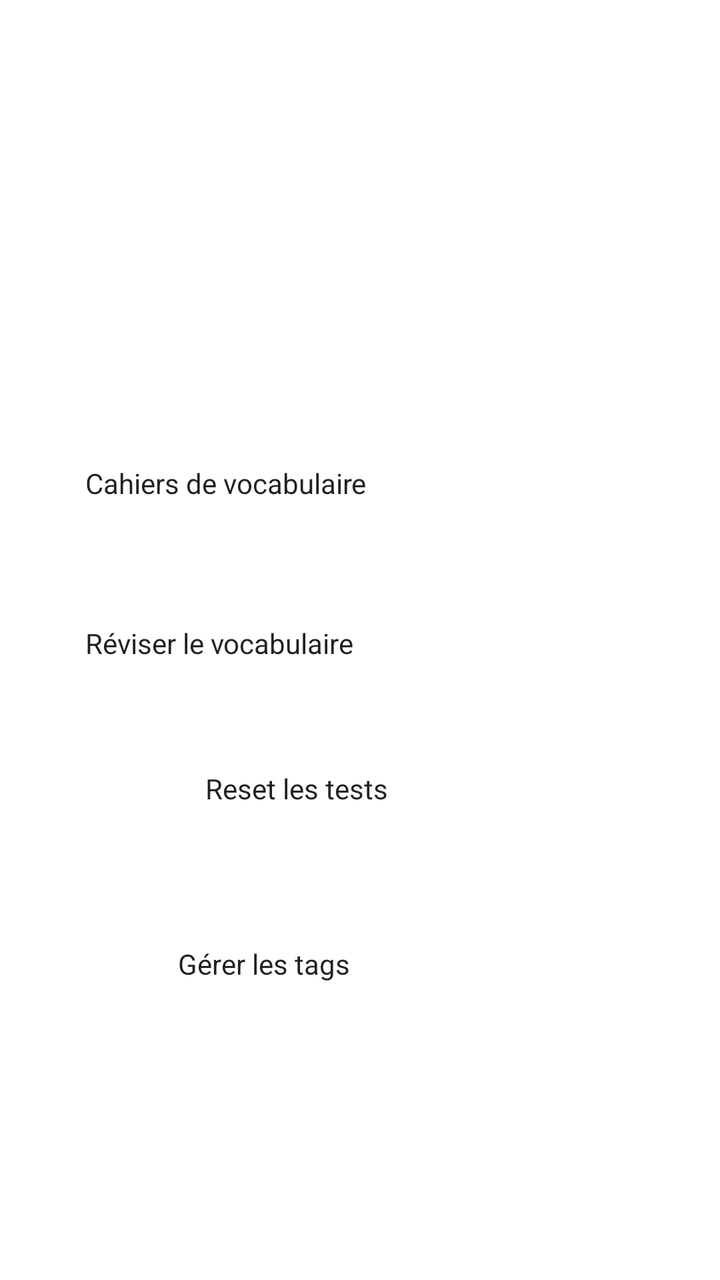
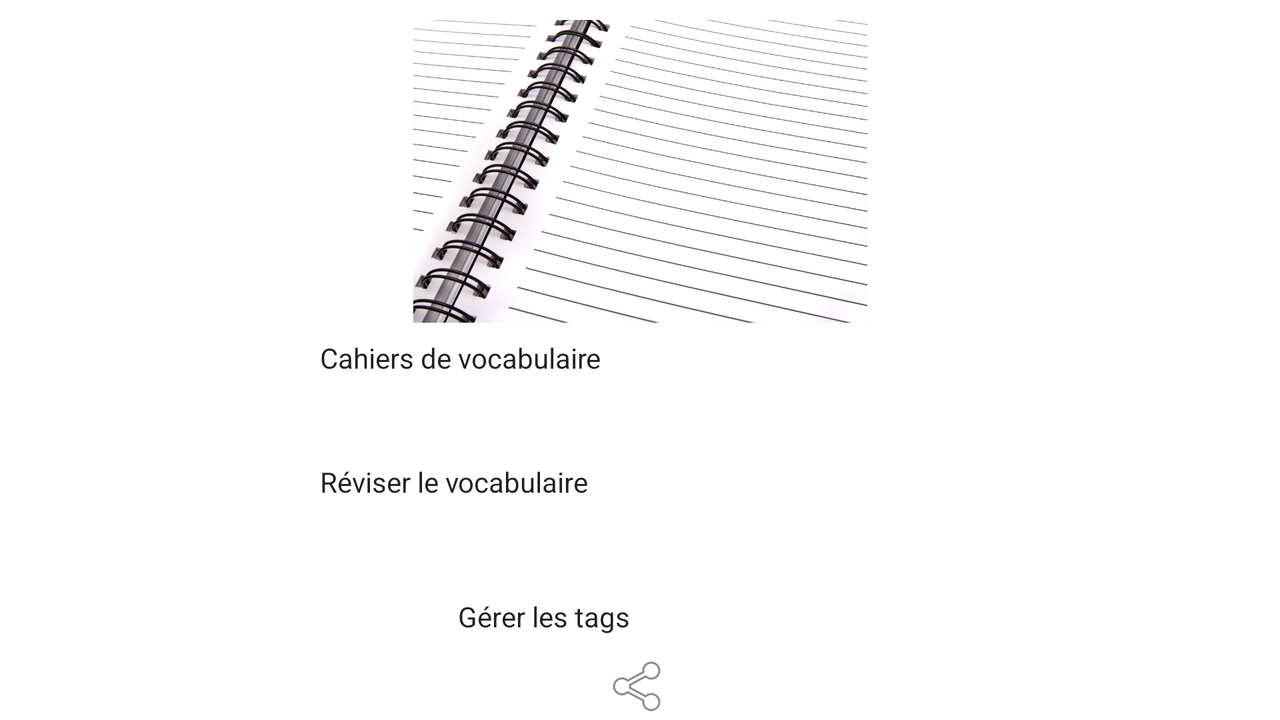

An Android layout and its configuration variant, each rendered on a device that would load it. The default file and the variant file are quoted in full after the pictures.
<!-- AndroidManifest.xml: application theme AppTheme -->
<!-- res/layout/activity_intromenu_display.xml -->
<?xml version="1.0" encoding="utf-8"?>
<androidx.constraintlayout.widget.ConstraintLayout

    xmlns:android="http://schemas.android.com/apk/res/android"
    xmlns:app="http://schemas.android.com/apk/res-auto"
    xmlns:tools="http://schemas.android.com/tools"
    android:layout_width="match_parent"
    android:layout_height="match_parent"
    tools:context="Display.IntroMenuDisplay">



    <ImageView
        android:id="@+id/imageLogo"
        android:layout_width="wrap_content"
        android:layout_height="wrap_content"
        app:layout_constraintBottom_toBottomOf="parent"
        app:layout_constraintLeft_toLeftOf="parent"
        app:layout_constraintRight_toRightOf="parent"
        app:layout_constraintTop_toTopOf="parent"
        app:layout_constraintVertical_bias="0.1"
        tools:srcCompat="@tools:sample/avatars[2]" />

    <Button
        android:id="@+id/buttonVoca"
        android:layout_width="275dp"
        android:layout_height="60dp"
        android:onClick="goToCahiers"
        android:text="Cahiers de vocabulaire"
        app:layout_constraintBottom_toBottomOf="parent"
        app:layout_constraintEnd_toEndOf="parent"
        app:layout_constraintStart_toStartOf="parent"
        app:layout_constraintTop_toTopOf="parent"
        app:layout_constraintVertical_bias="0.4" />

    <Button
        android:id="@+id/buttonReviser"
        android:layout_width="275dp"
        android:layout_height="60dp"
        android:layout_marginTop="20dp"
        android:text="Réviser le vocabulaire"
        app:layout_constraintEnd_toEndOf="parent"
        app:layout_constraintStart_toStartOf="parent"
        app:layout_constraintTop_toBottomOf="@+id/buttonVoca" />

    <Button
        android:id="@+id/buttonReset"
        android:layout_width="155dp"
        android:layout_height="40dp"
        android:text="Reset les tests"
        app:layout_constraintBottom_toBottomOf="parent"
        app:layout_constraintEnd_toEndOf="parent"
        app:layout_constraintStart_toStartOf="parent"
        app:layout_constraintTop_toBottomOf="@+id/buttonReviser"
        app:layout_constraintVertical_bias="0.056" />


    <Button
        android:id="@+id/buttonTags"
        android:layout_width="182dp"
        android:layout_height="46dp"
        android:text="Gérer les tags"
        app:layout_constraintBottom_toBottomOf="parent"
        app:layout_constraintEnd_toEndOf="parent"
        app:layout_constraintHorizontal_bias="0.5"
        app:layout_constraintStart_toStartOf="parent"
        app:layout_constraintTop_toBottomOf="@+id/buttonReset"
        app:layout_constraintVertical_bias="0.282" />

    <Button
        android:id="@+id/buttonShare"
        android:layout_width="65dp"
        android:layout_height="65dp"
        android:background="#00FFFFFF"
        android:foreground="@android:drawable/ic_menu_share"
        app:layout_constraintBottom_toBottomOf="parent"
        app:layout_constraintEnd_toEndOf="parent"
        app:layout_constraintHorizontal_bias="0.95"
        app:layout_constraintStart_toStartOf="parent"
        app:layout_constraintTop_toTopOf="parent"
        app:layout_constraintVertical_bias="0.975"
        style="?android:attr/borderlessButtonStyle"/>



</androidx.constraintlayout.widget.ConstraintLayout>
<!-- resources referenced by this layout -->
<resources>
  <!-- from res/values-v25/ -->
  <style name="AppTheme" parent="Theme.AppCompat.Light.NoActionBar">
  
          <item name="colorPrimary">@color/primaryColor</item>
          <item name="colorPrimaryDark">@color/primaryDarkColor</item>
          <item name="colorAccent">@color/primaryLightColor</item>
          <item name="android:colorSecondary" />
  
          <item name="colorControlHighlight">@color/everDarker</item>
          <item name="colorControlActivated">@color/everDarker</item>
  
          <item name="android:windowNoTitle">true</item>
          <item name="android:windowActionBar">false</item>
          <item name="android:windowFullscreen">true</item>
          <item name="android:windowContentOverlay">@null</item>
          <item name="android:windowAnimationStyle">@null</item>
          <item name="android:windowBackground">@drawable/gradient_background_tbbg</item>
  
          <item name="buttonStyle">@style/BeautifulButton2</item>
  
      </style>
  <color name="primaryColor">#3949ab</color>
  <color name="primaryDarkColor">#00227b</color>
  <color name="primaryLightColor">#6f74dd</color>
  <color name="everDarker">#444447</color>
  <!-- drawable gradient_background_tbbg (drawable) -->
  <?xml version="1.0" encoding="utf-8"?>
  <layer-list
  xmlns:android="http://schemas.android.com/apk/res/android">
  <item>
      <shape xmlns:android="http://schemas.android.com/apk/res/android"
          android:shape="rectangle">
          <gradient
              android:startColor="#5dade2"
              android:endColor="#d6eaf8"
              android:angle="45"/>
      </shape>
  
  </item>
  <item>
      <bitmap xmlns:android="http://schemas.android.com/apk/res/android"
          android:src="@drawable/notebookbg"
          android:tileMode="repeat"
          android:alpha="0.09"/>
  </item>
  </layer-list>
  
  
</resources>
<!-- res/layout-land/activity_intromenu_display.xml (the repository's variant of the layout above) -->
<!-- drawn on the phone turned sideways -->
<?xml version="1.0" encoding="utf-8"?>
<androidx.constraintlayout.widget.ConstraintLayout

    xmlns:android="http://schemas.android.com/apk/res/android"
    xmlns:app="http://schemas.android.com/apk/res-auto"
    xmlns:tools="http://schemas.android.com/tools"
    android:layout_width="match_parent"
    android:layout_height="match_parent"
    tools:context="Display.IntroMenuDisplay">

    <ImageView
        android:id="@+id/imageView"
        android:layout_width="0dp"
        android:layout_height="0dp"
        android:layout_marginTop="10dp"
        android:layout_marginBottom="8dp"
        android:adjustViewBounds="true"
        android:src="@drawable/image_accueil"
        app:layout_constraintBottom_toTopOf="@+id/guideline6"
        app:layout_constraintEnd_toStartOf="@+id/guideline"
        app:layout_constraintStart_toStartOf="@+id/guideline2"
        app:layout_constraintTop_toTopOf="parent"
        app:layout_constraintVertical_bias="0.0" />

    <Button
        android:id="@+id/buttonVoca"
        android:layout_width="0dp"
        android:layout_height="0dp"
        android:onClick="goToCahiers"
        android:text="Cahiers de vocabulaire"
        app:layout_constraintBottom_toTopOf="@+id/guideline8"
        app:layout_constraintEnd_toStartOf="@+id/guideline"
        app:layout_constraintStart_toStartOf="@+id/guideline2"
        app:layout_constraintTop_toTopOf="@+id/guideline6" />

    <Button
        android:id="@+id/buttonReviser"
        android:layout_width="0dp"
        android:layout_height="0dp"
        android:layout_marginTop="8dp"
        android:onClick="goToRevision"
        android:text="Réviser le vocabulaire"
        app:layout_constraintBottom_toTopOf="@+id/guideline7"
        app:layout_constraintEnd_toStartOf="@+id/guideline"
        app:layout_constraintStart_toStartOf="@+id/guideline2"
        app:layout_constraintTop_toTopOf="@+id/guideline8" />

    <Button
        android:id="@+id/buttonReset"
        android:layout_width="155dp"
        android:layout_height="0dp"
        android:layout_marginTop="4dp"
        android:layout_marginBottom="4dp"
        android:text="Reset les tests"
        android:visibility="invisible"
        app:layout_constraintBottom_toTopOf="@+id/guideline5"
        app:layout_constraintEnd_toEndOf="parent"
        app:layout_constraintStart_toStartOf="parent"
        app:layout_constraintTop_toTopOf="@+id/guideline7"
        tools:visibility="invisible" />


    <Button
        android:id="@+id/buttonTags"
        android:layout_width="182dp"
        android:layout_height="0dp"
        android:layout_marginBottom="18dp"
        android:onClick="activityToGestionTagsDisplay"
        android:text="Gérer les tags"
        app:layout_constraintBottom_toTopOf="@+id/guideline4"
        app:layout_constraintEnd_toEndOf="parent"
        app:layout_constraintHorizontal_bias="0.5"
        app:layout_constraintStart_toStartOf="parent"
        app:layout_constraintTop_toTopOf="@+id/guideline5"
        app:layout_constraintVertical_bias="1.0" />

    <TextView
        android:id="@+id/buttonShare"
        android:layout_width="wrap_content"
        android:layout_height="wrap_content"
        android:background="#00FFFFFF"
        android:clickable="true"
        android:drawableTop="@android:drawable/ic_menu_share"
        android:onClick="goToShareDisplay"
        android:visibility="visible"
        app:layout_constraintBottom_toTopOf="@+id/guideline3"
        app:layout_constraintEnd_toStartOf="@+id/guideline"
        app:layout_constraintHorizontal_bias="0.5"
        app:layout_constraintStart_toStartOf="@+id/guideline2"
        app:layout_constraintTop_toTopOf="@+id/guideline4"
        tools:visibility="visible" />

    <androidx.constraintlayout.widget.Guideline
        android:id="@+id/guideline"
        android:layout_width="wrap_content"
        android:layout_height="wrap_content"
        android:orientation="vertical"
        app:layout_constraintGuide_percent="0.75" />

    <androidx.constraintlayout.widget.Guideline
        android:id="@+id/guideline2"
        android:layout_width="wrap_content"
        android:layout_height="wrap_content"
        android:orientation="vertical"
        app:layout_constraintGuide_percent="0.25" />

    <androidx.constraintlayout.widget.Guideline
        android:id="@+id/guideline3"
        android:layout_width="wrap_content"
        android:layout_height="wrap_content"
        android:orientation="horizontal"
        app:layout_constraintGuide_percent="1.0" />

    <androidx.constraintlayout.widget.Guideline
        android:id="@+id/guideline4"
        android:layout_width="wrap_content"
        android:layout_height="wrap_content"
        android:orientation="horizontal"
        app:layout_constraintGuide_percent="0.96" />

    <androidx.constraintlayout.widget.Guideline
        android:id="@+id/guideline5"
        android:layout_width="wrap_content"
        android:layout_height="wrap_content"
        android:orientation="horizontal"
        app:layout_constraintGuide_percent="0.83" />

    <androidx.constraintlayout.widget.Guideline
        android:id="@+id/guideline6"
        android:layout_width="wrap_content"
        android:layout_height="wrap_content"
        android:orientation="horizontal"
        app:layout_constraintGuide_percent="0.47" />

    <androidx.constraintlayout.widget.Guideline
        android:id="@+id/guideline7"
        android:layout_width="wrap_content"
        android:layout_height="wrap_content"
        android:orientation="horizontal"
        app:layout_constraintGuide_percent="0.74" />

    <androidx.constraintlayout.widget.Guideline
        android:id="@+id/guideline8"
        android:layout_width="wrap_content"
        android:layout_height="wrap_content"
        android:orientation="horizontal"
        app:layout_constraintGuide_percent="0.62" />


</androidx.constraintlayout.widget.ConstraintLayout>
<!-- resources referenced by the variant -->
<!-- as the phone turned sideways resolves them -->
<resources>
  <!-- drawable image_accueil: jpg bitmap (drawable, 174129 bytes) -->
  <!-- from res/values-v25/ -->
  <style name="AppTheme" parent="Theme.AppCompat.Light.NoActionBar">
  
          <item name="colorPrimary">@color/primaryColor</item>
          <item name="colorPrimaryDark">@color/primaryDarkColor</item>
          <item name="colorAccent">@color/primaryLightColor</item>
          <item name="android:colorSecondary" />
  
          <item name="colorControlHighlight">@color/everDarker</item>
          <item name="colorControlActivated">@color/everDarker</item>
  
          <item name="android:windowNoTitle">true</item>
          <item name="android:windowActionBar">false</item>
          <item name="android:windowFullscreen">true</item>
          <item name="android:windowContentOverlay">@null</item>
          <item name="android:windowAnimationStyle">@null</item>
          <item name="android:windowBackground">@drawable/gradient_background_tbbg</item>
  
          <item name="buttonStyle">@style/BeautifulButton2</item>
  
      </style>
  <color name="primaryColor">#3949ab</color>
  <color name="primaryDarkColor">#00227b</color>
  <color name="primaryLightColor">#6f74dd</color>
  <color name="everDarker">#444447</color>
  <!-- drawable gradient_background_tbbg (drawable) -->
  <?xml version="1.0" encoding="utf-8"?>
  <layer-list
  xmlns:android="http://schemas.android.com/apk/res/android">
  <item>
      <shape xmlns:android="http://schemas.android.com/apk/res/android"
          android:shape="rectangle">
          <gradient
              android:startColor="#5dade2"
              android:endColor="#d6eaf8"
              android:angle="45"/>
      </shape>
  
  </item>
  <item>
      <bitmap xmlns:android="http://schemas.android.com/apk/res/android"
          android:src="@drawable/notebookbg"
          android:tileMode="repeat"
          android:alpha="0.09"/>
  </item>
  </layer-list>
  
  
</resources>
